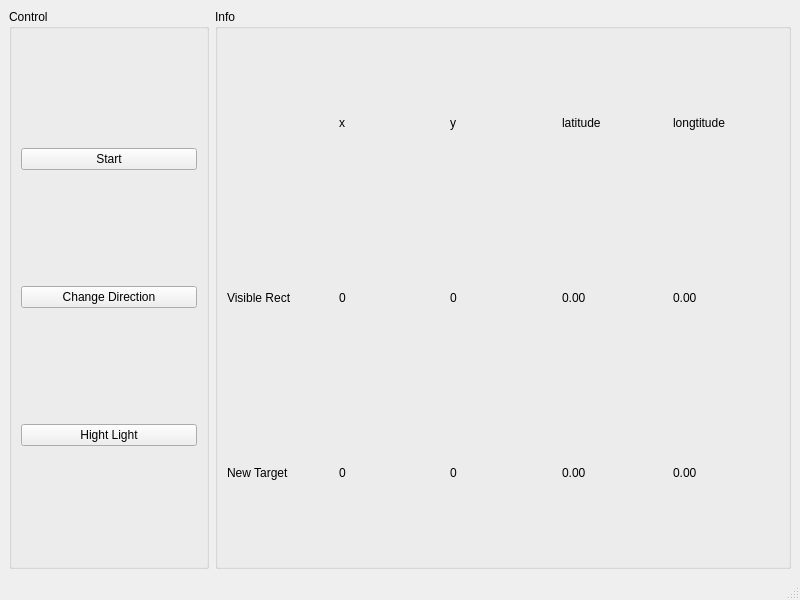
<?xml version="1.0" encoding="UTF-8"?>
<ui version="4.0">
 <class>MainWindow</class>
 <widget class="QMainWindow" name="MainWindow">
  <property name="geometry">
   <rect>
    <x>0</x>
    <y>0</y>
    <width>800</width>
    <height>600</height>
   </rect>
  </property>
  <property name="windowTitle">
   <string>MainWindow</string>
  </property>
  <widget class="QWidget" name="centralwidget">
   <layout class="QVBoxLayout" name="verticalLayout">
    <item>
     <layout class="QHBoxLayout" name="horizontalLayout">
      <item>
       <widget class="QGroupBox" name="groupBox">
        <property name="maximumSize">
         <size>
          <width>200</width>
          <height>16777215</height>
         </size>
        </property>
        <property name="title">
         <string>Control</string>
        </property>
        <layout class="QVBoxLayout" name="verticalLayout_2">
         <item>
          <widget class="QPushButton" name="startBtn">
           <property name="text">
            <string>Start</string>
           </property>
          </widget>
         </item>
         <item>
          <widget class="QPushButton" name="changeDirectionBtn">
           <property name="text">
            <string>Change Direction</string>
           </property>
          </widget>
         </item>
         <item>
          <widget class="QPushButton" name="switchHightLightBtn">
           <property name="text">
            <string>Hight Light</string>
           </property>
          </widget>
         </item>
        </layout>
       </widget>
      </item>
      <item>
       <widget class="QGroupBox" name="groupBox_2">
        <property name="title">
         <string>Info</string>
        </property>
        <layout class="QGridLayout" name="gridLayout">
         <item row="0" column="0">
          <spacer name="verticalSpacer">
           <property name="orientation">
            <enum>Qt::Vertical</enum>
           </property>
           <property name="sizeType">
            <enum>QSizePolicy::Fixed</enum>
           </property>
           <property name="sizeHint" stdset="0">
            <size>
             <width>20</width>
             <height>13</height>
            </size>
           </property>
          </spacer>
         </item>
         <item row="0" column="1">
          <widget class="QLabel" name="label_4">
           <property name="text">
            <string>x</string>
           </property>
          </widget>
         </item>
         <item row="0" column="2">
          <widget class="QLabel" name="label_5">
           <property name="text">
            <string>y</string>
           </property>
          </widget>
         </item>
         <item row="0" column="3">
          <widget class="QLabel" name="label_6">
           <property name="text">
            <string>latitude</string>
           </property>
          </widget>
         </item>
         <item row="0" column="4">
          <widget class="QLabel" name="label_7">
           <property name="text">
            <string>longtitude</string>
           </property>
          </widget>
         </item>
         <item row="1" column="0">
          <widget class="QLabel" name="label_3">
           <property name="text">
            <string>Visible Rect</string>
           </property>
          </widget>
         </item>
         <item row="1" column="1">
          <widget class="QLabel" name="visibleWidthLb">
           <property name="text">
            <string>0</string>
           </property>
          </widget>
         </item>
         <item row="1" column="2">
          <widget class="QLabel" name="visibileHeightLb">
           <property name="text">
            <string>0</string>
           </property>
          </widget>
         </item>
         <item row="1" column="3">
          <widget class="QLabel" name="visibleLatitudeLb">
           <property name="text">
            <string>0.00</string>
           </property>
          </widget>
         </item>
         <item row="1" column="4">
          <widget class="QLabel" name="visibleLongtitudeLb">
           <property name="text">
            <string>0.00</string>
           </property>
          </widget>
         </item>
         <item row="2" column="0">
          <widget class="QLabel" name="label">
           <property name="text">
            <string>New Target </string>
           </property>
          </widget>
         </item>
         <item row="2" column="1">
          <widget class="QLabel" name="newTargetXLb">
           <property name="text">
            <string>0</string>
           </property>
          </widget>
         </item>
         <item row="2" column="2">
          <widget class="QLabel" name="newTargetYLb">
           <property name="text">
            <string>0</string>
           </property>
          </widget>
         </item>
         <item row="2" column="3">
          <widget class="QLabel" name="newTargetLatitudeLb">
           <property name="text">
            <string>0.00</string>
           </property>
          </widget>
         </item>
         <item row="2" column="4">
          <widget class="QLabel" name="newTargetLongtitudeLb">
           <property name="text">
            <string>0.00</string>
           </property>
          </widget>
         </item>
        </layout>
       </widget>
      </item>
     </layout>
    </item>
   </layout>
  </widget>
  <widget class="QMenuBar" name="menubar">
   <property name="geometry">
    <rect>
     <x>0</x>
     <y>0</y>
     <width>800</width>
     <height>22</height>
    </rect>
   </property>
  </widget>
  <widget class="QStatusBar" name="statusbar"/>
 </widget>
 <resources/>
 <connections/>
</ui>
